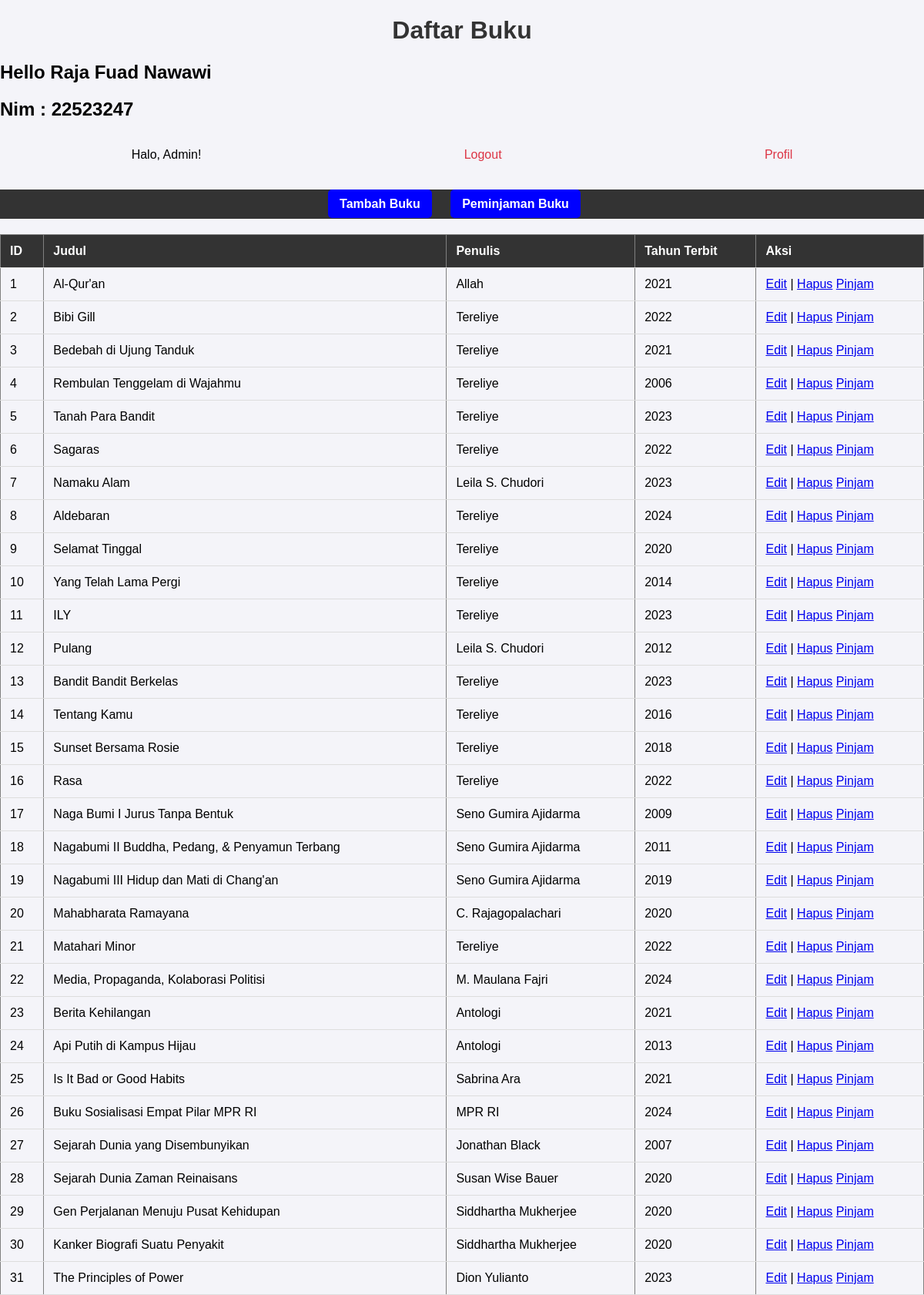
The page / (signed in) on the database its author committed.
### tables this page shows
CREATE TABLE "Buku" (
	"Id"	INTEGER,
	"Judul"	TEXT,
	"Penulis"	TEXT,
	"Tahun"	INTEGER,
	PRIMARY KEY("Id" AUTOINCREMENT)
);

### app.py (the view)
@app.route('/')
def index():
    if session.get('role') != 'admin':
        return redirect(url_for('login'))
    conn = get_db_connection()
    books = conn.execute('SELECT * FROM Buku').fetchall()
    conn.close()
    return render_template('index.html', books=books)

### app.py (called while the page is built)
def get_db_connection():
    conn = sqlite3.connect('dbSqlite.db')
    conn.row_factory = sqlite3.Row
    print("Database Connected Successfully!")
    return conn

### Templates/index.html (shortened to what this page needs)
<!DOCTYPE html>
<html lang="en">
<head>
    <link rel="stylesheet" href="{{ url_for('static', filename='css/style.css') }}">
</head>
<body>
    <h1>Daftar Buku</h1>
    <h2>Hello Raja Fuad Nawawi</h2>
    <h2>Nim : 22523247</h2>
    <div class="admin-header">
            <p>Halo, Admin!</p>
            <a href="{{ url_for('logout') }}">Logout</a>
            <a href="{{ url_for('profile') }}">Profil</a>
        </div>
    <nav>
        <ul>
            <li><a href="/add">Tambah Buku</a></li>
            <li><a href="/peminjaman">Peminjaman Buku</a></li>
        </ul>
    </nav>
    <table border="1">
        <tr>
            <th>ID</th>
            <th>Judul</th>
            <th>Penulis</th>
            <th>Tahun Terbit</th>
            <th>Aksi</th>
        </tr>
        {% for book in books %}
        <tr>
            <td>{{ book['id'] }}</td>
            <td>{{ book['judul'] }}</td>
            <td>{{ book['penulis'] }}</td>
            <td>{{ book['tahun'] }}</td>
            <td>
                <a href="/edit/{{ book['id'] }}">Edit</a> |
                <a href="/delete/{{ book['id'] }}">Hapus</a>
                <a href="/peminjaman?book_id={{ book.id }}">Pinjam</a>
            </td>
        </tr>
        {% endfor %}
    </table>
</body>
</html>

### static/css/style.css (style rules this page uses)
body { font-family: Arial, sans-serif; background-color: #f4f4f9; margin: 0; padding: 0; }
nav { background-color: #333; padding: 10px 0; text-align: center; margin-bottom: 20px; }
nav ul { list-style-type: none; padding: 0; margin: 0; }
nav ul li { display: inline-block; margin-right: 20px; }
nav ul li a { text-decoration: none; color: white; font-weight: bold; padding: 10px 15px; border-radius: 5px; transition: background-color 0.3s; }
h1 { text-align: center; color: #333; }
table { width: 100%; border-collapse: collapse; margin-top: 20px; }
th, td { padding: 12px; text-align: left; border-bottom: 1px solid #ddd; }
th { background-color: #333; color: white; }
nav a { background-color: blue; }
.admin-header { display: flex; justify-content: space-around; align-items: center; margin-bottom: 20px; }
.admin-header a { color: #dc3545; text-decoration: none; }

### rows shown on the page
Buku: id "1", judul "Al-Qur'an", penulis "Allah", tahun "2021"
Buku: id "2", judul "Bibi Gill", penulis "Tereliye", tahun "2022"
Buku: id "3", judul "Bedebah di Ujung Tanduk", penulis "Tereliye", tahun "2021"
Buku: id "4", judul "Rembulan Tenggelam di Wajahmu", penulis "Tereliye", tahun "2006"
Buku: id "5", judul "Tanah Para Bandit", penulis "Tereliye", tahun "2023"
Buku: id "6", judul "Sagaras", penulis "Tereliye", tahun "2022"
Buku: id "7", judul "Namaku Alam", penulis "Leila S. Chudori", tahun "2023"
Buku: id "8", judul "Aldebaran", penulis "Tereliye", tahun "2024"
Buku: id "9", judul "Selamat Tinggal", penulis "Tereliye", tahun "2020"
Buku: id "10", judul "Yang Telah Lama Pergi", penulis "Tereliye", tahun "2014"
Buku: id "11", judul "ILY", penulis "Tereliye", tahun "2023"
Buku: id "12", judul "Pulang", penulis "Leila S. Chudori", tahun "2012"
Buku: id "13", judul "Bandit Bandit Berkelas", penulis "Tereliye", tahun "2023"
Buku: id "14", judul "Tentang Kamu", penulis "Tereliye", tahun "2016"
Buku: id "15", judul "Sunset Bersama Rosie", penulis "Tereliye", tahun "2018"
Buku: id "16", judul "Rasa", penulis "Tereliye", tahun "2022"
Buku: id "17", judul "Naga Bumi I Jurus Tanpa Bentuk", penulis "Seno Gumira Ajidarma", tahun "2009"
Buku: id "18", judul "Nagabumi II Buddha, Pedang, & Penyamun Terbang", penulis "Seno Gumira Ajidarma", tahun "2011"
Buku: id "19", judul "Nagabumi III Hidup dan Mati di Chang'an", penulis "Seno Gumira Ajidarma", tahun "2019"
Buku: id "20", judul "Mahabharata Ramayana", penulis "C. Rajagopalachari", tahun "2020"
Buku: id "21", judul "Matahari Minor", penulis "Tereliye", tahun "2022"
Buku: id "22", judul "Media, Propaganda, Kolaborasi Politisi", penulis "M. Maulana Fajri", tahun "2024"
Buku: id "23", judul "Berita Kehilangan", penulis "Antologi", tahun "2021"
Buku: id "24", judul "Api Putih di Kampus Hijau", penulis "Antologi", tahun "2013"
Buku: id "25", judul "Is It Bad or Good Habits", penulis "Sabrina Ara", tahun "2021"
Buku: id "26", judul "Buku Sosialisasi Empat Pilar MPR RI", penulis "MPR RI", tahun "2024"
Buku: id "27", judul "Sejarah Dunia yang Disembunyikan", penulis "Jonathan Black", tahun "2007"
Buku: id "28", judul "Sejarah Dunia Zaman Reinaisans", penulis "Susan Wise Bauer", tahun "2020"
Buku: id "29", judul "Gen Perjalanan Menuju Pusat Kehidupan", penulis "Siddhartha Mukherjee", tahun "2020"
Buku: id "30", judul "Kanker Biografi Suatu Penyakit", penulis "Siddhartha Mukherjee", tahun "2020"
Buku: id "31", judul "The Principles of Power", penulis "Dion Yulianto", tahun "2023"
